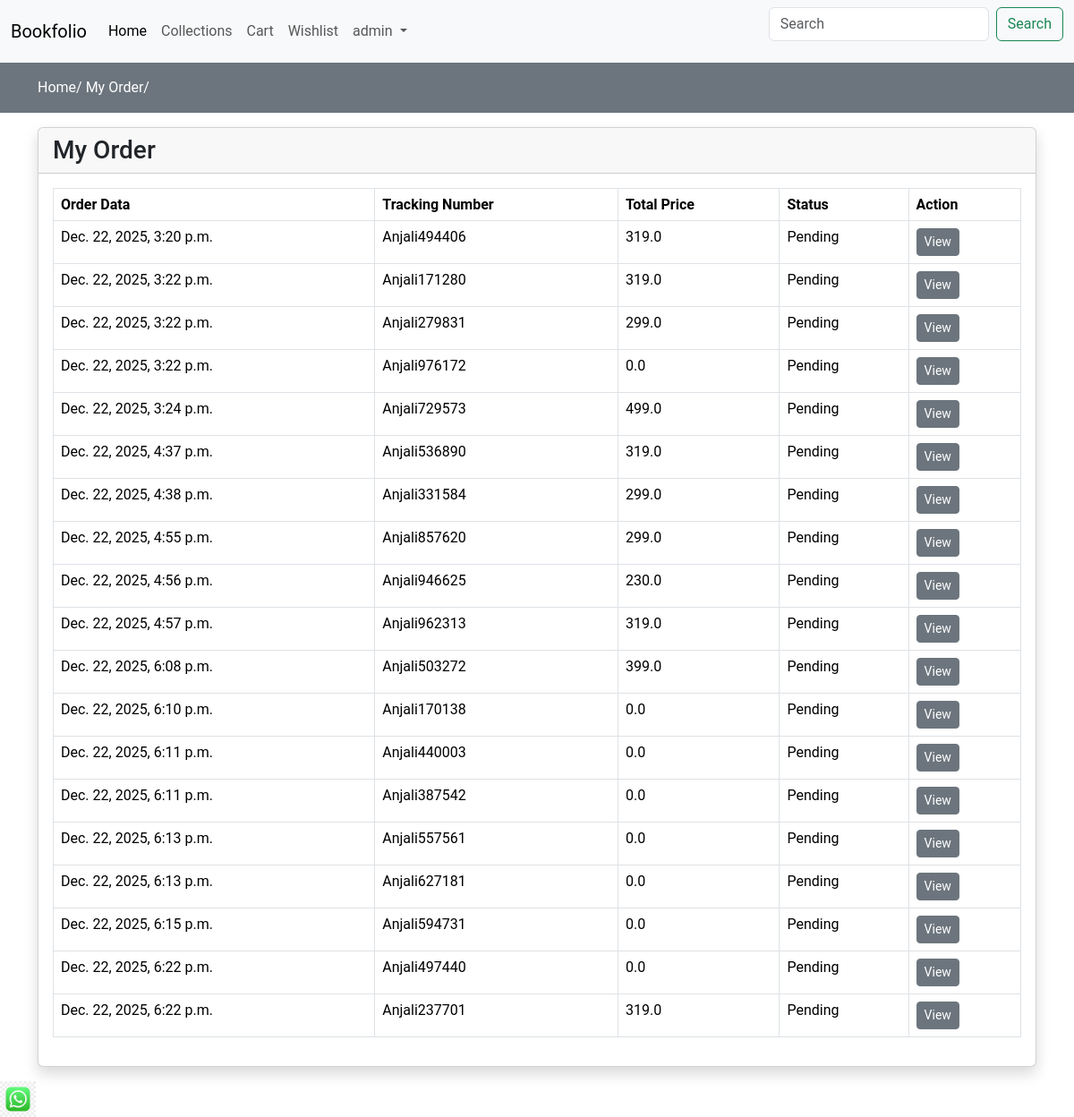
/order/ (signed in), run on the app's committed database.
### store/models.py (models this page shows, shortened)
class Order(models.Model):
    user = models.ForeignKey(User,on_delete=models.CASCADE)
    fname = models.CharField(max_length=100,null=False,blank=False)
    lname = models.CharField(max_length=100,null=False,blank=False)
    email = models.CharField(max_length=100,null=False,blank=False)
    phone = models.CharField(max_length=50,null=False,blank=False)
    address = models.TextField(null=False,blank=False)
    city = models.CharField(max_length=50,null=False,blank=False)
    state = models.CharField(max_length=50,null=False,blank=False)
    country = models.CharField(max_length=50,null=False,blank=False)
    pincode = models.CharField(max_length=50,null=False,blank=False)
    total_price = models.FloatField(null=False,blank=False)
    payment_mode = models.CharField(max_length=50,null=False,blank=False)
    payment_id = models.CharField(max_length=50,null=False,blank=False)
    orderstatus = (
        ("Pending", "Pending"),
        ("Out for delivery", "Out for delivery"),
        ("Completed", "Completed"),
    )
    status = models.CharField(max_length=50,choices=orderstatus,default="Pending")
    message=models.TextField(null=False,blank=False)
    tracking_no = models.CharField(max_length=50,null=False,blank=False)
    created_at = models.DateTimeField(auto_now_add=True)
    updated_at = models.DateTimeField(auto_now=True)

### store/controller/order.py (the view)
# urls.py: path('order/',order.order_view,name='order'),
def order_view(request):
    orders = Order.objects.filter(user=request.user)
    context = {'orders':orders}
    return render(request, 'store/order.html', context)

### store/templates/store/order.html (shortened to what this page needs)
{% extends 'store/layouts/main.html' %}
{% block content %}
<div class="py-3 bg-secondary">
    <div class="container">
        <a class="text-white" href="{% url 'home' %}">Home/</a>
        <a class="text-white" href="{% url 'order' %}">My Order/</a>
    </div>
</div>
<div class="container my-3">
    <div class="row">
        <div class="col-md-12">
            <div class="card shadow">
                <div class="card-header">
                    <h3 class="mb-0">My Order</h3>
                </div>
                <div class="card-body">
                    <div class="table-responsive">
                        <table class="table table-bordered table-hover">
                            <thead class="thead-dark">
                            <tr>
                                <th scope="col">Order Data</th>
                                <th scope="col">Tracking Number</th>
                                <th scope="col">Total Price</th>
                                <th scope="col">Status</th>
                                <th scope="col">Action</th>
                            </tr>
                            </thead>
                            <tbody>
                            {% for item in orders %}
                            <tr>
                                <td>{{ item.created_at }}</td>
                                <td>{{ item.tracking_no }}</td>
                                <td>{{ item.total_price }}</td>
                                <td>{{ item.status }}</td>
                                <td>
                                    <a href="{% url 'orderview' item.tracking_no %}" class="btn btn-secondary btn-sm">
                                        View
                                    </a>
                                </td>
                            </tr>
                            {% empty %}
                            <tr>
                                <td colspan="5" class="text-center">No orders found.
                                </td>
                                {% endfor %}
                            </tbody>
                        </table>
                    </div>
                </div>
            </div>
        </div>
    </div>
</div>
{% endblock %}

### store/templates/store/inc/navbar.html (shortened to what this page needs)
<nav class="navbar navbar-expand-lg navbar-light bg-light">
  <div class="container-fluid">
    <a class="navbar-brand" href="#">Bookfolio</a>
    <div class="collapse navbar-collapse" id="navbarSupportedContent">
      <ul class="navbar-nav me-auto mb-2 mb-lg-0">
        <li class="nav-item">
          <a class="nav-link active" aria-current="page" href= "{% url 'home' %}" >Home</a>
        </li>
        <li class="nav-item">
            <a class="nav-link" href= "{% url 'collections' %}" >Collections</a>
        </li>
          <li class="nav-item">
            <a class="nav-link" href= "{% url 'cart' %}" >Cart</a>
        </li>
            <li class="nav-item">
            <a class="nav-link" href= "{% url 'wishlist' %}" >Wishlist</a>
        </li>
          {% if request.user.is_authenticated %}
        <li class="nav-item dropdown">
          <a class="nav-link dropdown-toggle" href="#" id="navbarDropdown" role="button" data-bs-toggle="dropdown" aria-expanded="false">
             {{ request.user.username }}
          </a>
        </li>
          {% endif %}
      </ul>
      <form class="d-flex">
        <input class="form-control me-2" type="search" placeholder="Search" aria-label="Search">
        <button class="btn btn-outline-success" type="submit">Search</button>
      </form>
    </div>
  </div>
</nav>

### store/templates/store/layouts/main.html (style rules this page uses)
* { font-family:'Roboto', sans-serif; }
a { text-decoration:none; color:black; }

### data on the page
Order: created_at "Dec. 22, 2025, 3:20 p.m.", tracking_no "Anjali494406", total_price "319.0", status "Pending"
Order: created_at "Dec. 22, 2025, 3:22 p.m.", tracking_no "Anjali171280", total_price "319.0", status "Pending"
Order: created_at "Dec. 22, 2025, 3:22 p.m.", tracking_no "Anjali279831", total_price "299.0", status "Pending"
Order: created_at "Dec. 22, 2025, 3:22 p.m.", tracking_no "Anjali976172", total_price "0.0", status "Pending"
Order: created_at "Dec. 22, 2025, 3:24 p.m.", tracking_no "Anjali729573", total_price "499.0", status "Pending"
Order: created_at "Dec. 22, 2025, 4:37 p.m.", tracking_no "Anjali536890", total_price "319.0", status "Pending"
Order: created_at "Dec. 22, 2025, 4:38 p.m.", tracking_no "Anjali331584", total_price "299.0", status "Pending"
Order: created_at "Dec. 22, 2025, 4:55 p.m.", tracking_no "Anjali857620", total_price "299.0", status "Pending"
Order: created_at "Dec. 22, 2025, 4:56 p.m.", tracking_no "Anjali946625", total_price "230.0", status "Pending"
Order: created_at "Dec. 22, 2025, 4:57 p.m.", tracking_no "Anjali962313", total_price "319.0", status "Pending"
Order: created_at "Dec. 22, 2025, 6:08 p.m.", tracking_no "Anjali503272", total_price "399.0", status "Pending"
Order: created_at "Dec. 22, 2025, 6:10 p.m.", tracking_no "Anjali170138", total_price "0.0", status "Pending"
Order: created_at "Dec. 22, 2025, 6:11 p.m.", tracking_no "Anjali440003", total_price "0.0", status "Pending"
Order: created_at "Dec. 22, 2025, 6:11 p.m.", tracking_no "Anjali387542", total_price "0.0", status "Pending"
Order: created_at "Dec. 22, 2025, 6:13 p.m.", tracking_no "Anjali557561", total_price "0.0", status "Pending"
Order: created_at "Dec. 22, 2025, 6:13 p.m.", tracking_no "Anjali627181", total_price "0.0", status "Pending"
Order: created_at "Dec. 22, 2025, 6:15 p.m.", tracking_no "Anjali594731", total_price "0.0", status "Pending"
Order: created_at "Dec. 22, 2025, 6:22 p.m.", tracking_no "Anjali497440", total_price "0.0", status "Pending"
Order: created_at "Dec. 22, 2025, 6:22 p.m.", tracking_no "Anjali237701", total_price "319.0", status "Pending"

### other printed values
{{ request.user.username }} "admin"
